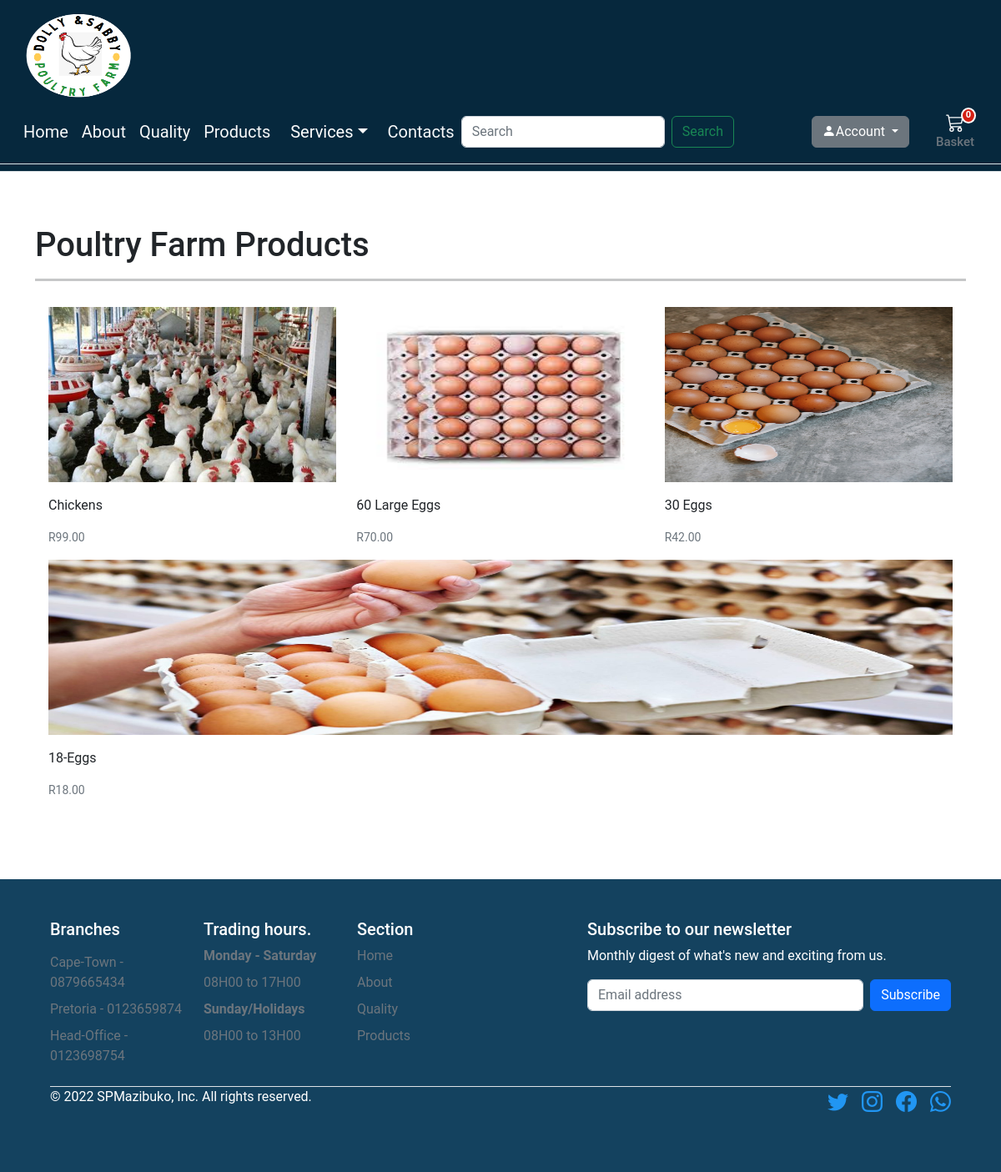
Page /products on the committed database.
### store/models.py (models this page shows, shortened)
class Product(models.Model):
    category = models.ForeignKey(Category, related_name='product', on_delete=models.CASCADE)
    created_by = models.ForeignKey(settings.AUTH_USER_MODEL, on_delete=models.CASCADE, related_name='product_creator')
    title = models.CharField(max_length=255)
    author = models.CharField(max_length=255, default='admin')
    description = models.TextField(blank=True)
    image = models.ImageField(upload_to='images/', default='images/default.png')
    slug = models.SlugField(max_length=255)
    price = models.DecimalField(max_digits=4, decimal_places=2)
    in_stock = models.BooleanField(default=True)
    is_active = models.BooleanField(default=True)
    created = models.DateTimeField(auto_now_add=True)
    updated = models.DateTimeField(auto_now=True)
    objects = models.Manager()
    products = ProductManager()
    class Meta:
        verbose_name_plural = 'Products'
        ordering = ('-created',)
    def get_absolute_url(self):
        return reverse('store:product_detail', args=[self.slug])

### store/views.py (the view)
# urls.py: path('products', views.all_products, name='all_products'),
def all_products(request):
    products = Product.products.all()
    return render(request, 'store/products/products.html', {'products': products})

### basket/basket.py (called while the page is built)
    def __len__(self):
        return sum(item['qty'] for item in self.basket.values())

### basket/context_processors.py (called while the page is built)
def basket(request):
    return {'basket': Basket(request)}

### store/models.py (called while the page is built)
    def get_queryset(self):
        return super(ProductManager, self).get_queryset().filter(is_active=True)

### templates/store/products/products.html (shortened to what this page needs)
<!DOCTYPE html>
{% extends "../base.html" %}
{% load static %}
{% block content %}
<main>
    <div class="py-5 container">
      <div class="align-item-center justify-content-center pb-3">
        <div>
          <h1>Poultry Farm Products</h1>
          <hr class="bg-dark mt-2 mb-2 d-inline-block mx-auto" style="width: 100%; height:3px;">
        </div>
        {% if not products %}
            <div class="col-12">There are currently no products active <a href="{% url 'store:home' %}">Home</a></div>
        {% else %}
        <div class="row p-3">
        {% for product in products %}
          <div class="col">
            <div class="card border-0">
              <img class="card-img-fluid" src="{{ product.image.url }}" alt="Chickens" style="height:210px"/>
              <div class="card-body px-0">
                <p class="card-text">
                  <a class="text-dark text-decoration-none" href="{{ product.get_absolute_url }}">{{ product.title }}</a>
                </p>
                <div class="d-flex justify-content-between align-items-center">
                  <small class="text-muted">R{{product.price}}</small>
                </div>
              </div>
            </div>
          </div>
        {% endfor %}
      </div>
      {% endif %}
    </div>
</main>
{% endblock %}

### static/styles/style.css (style rules this page uses)
@media (min-width: 1000px) { .container { max-width: 1000px; } }
@media (max-width: 1200px) { .container { max-width: 100%; padding:0 24px; } }
html, body, p, div { letter-spacing: -0.02px; font-family: 'Roboto', sans-serif; }

### static/styles/dashboard_style.css (style rules this page uses)
:root { --main-bg-color: #009d63; --main-text-color: #009d63; --second-text-color: #bbbec5; --second-bg-color: #c1efde; }

### rows in the picture
Product: image (picture), title "Chickens", price "99.00"
Product: image (picture), title "60 Large Eggs", price "70.00"
Product: image (picture), title "30 Eggs", price "42.00"
Product: image (picture), title "18-Eggs", price "18.00"
